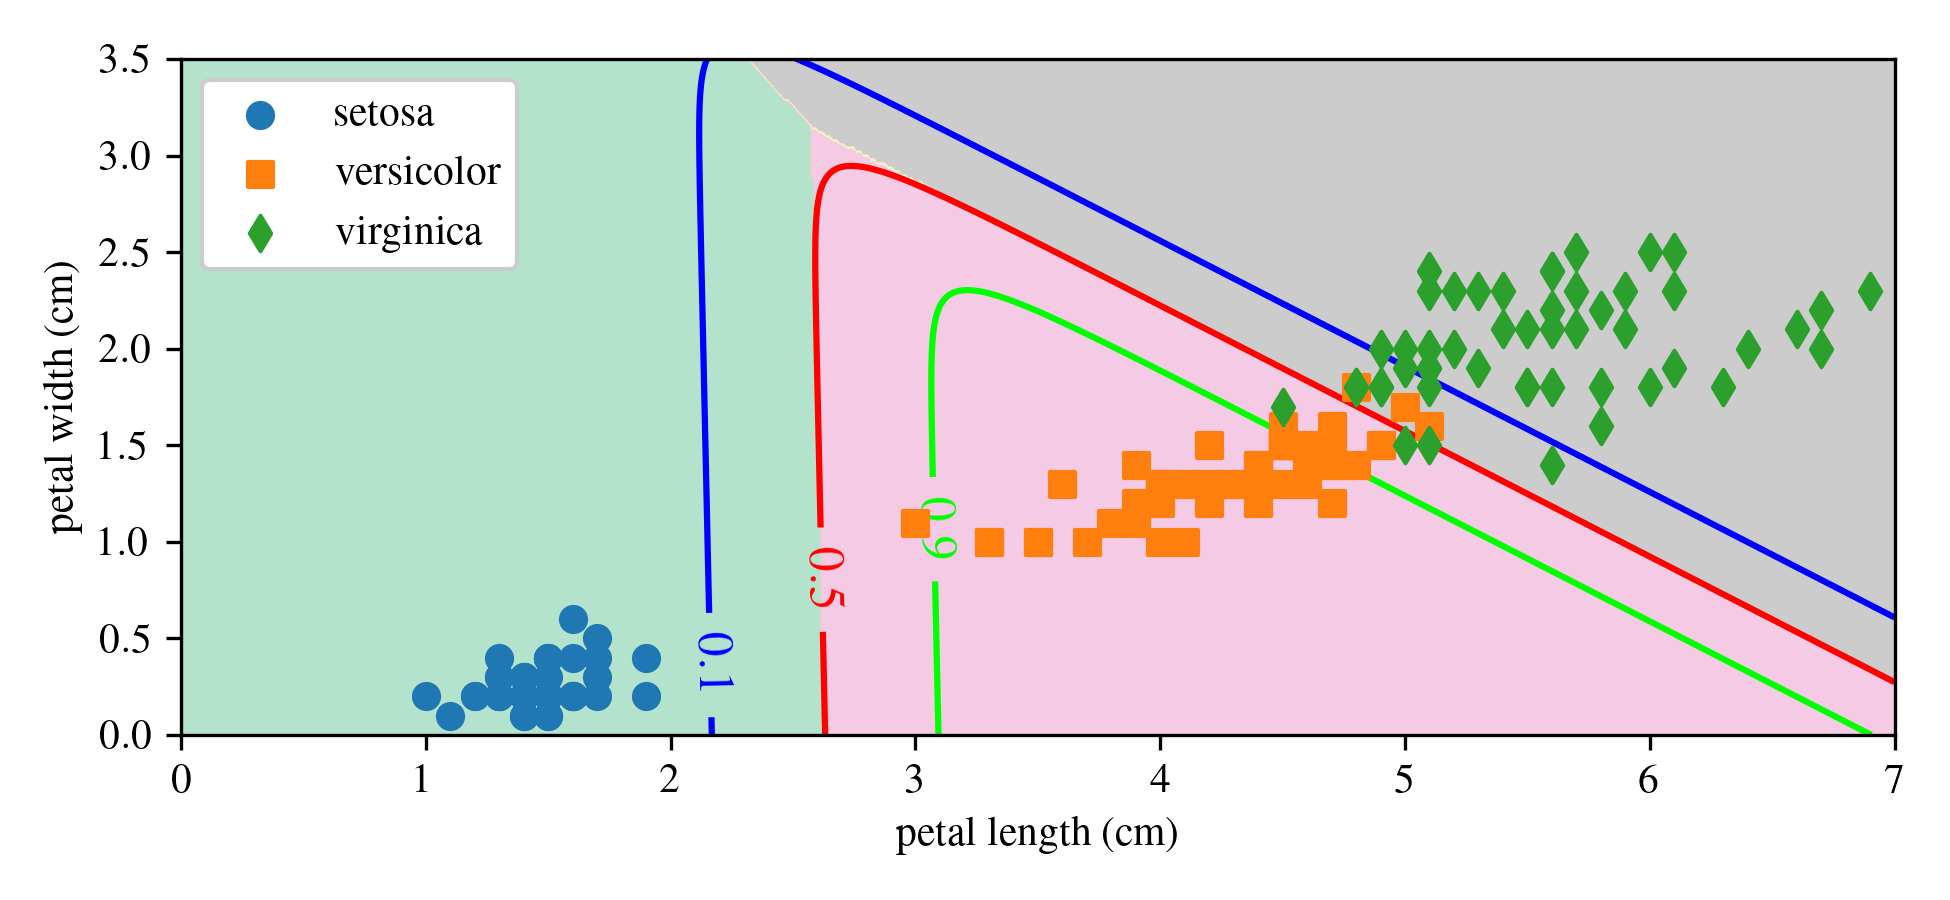

Here is the Python script that generated this plot:
#!/usr/bin/env python3
# -*- coding: utf-8 -*-

import IPython as IP
IP.get_ipython().run_line_magic('reset', '-sf')

#%% import modules and set default fonts and colors

"""
Default plot formatting code for Austin Downey's series of open-source notes/
books. This common header is used to set the fonts and format.

Header file last updated May 16, 2024
"""

import numpy as np
import scipy as sp
import matplotlib.pyplot as plt
import matplotlib as mpl


# set default fonts and plot colors
plt.rcParams.update({'text.usetex': True})
plt.rcParams.update({'image.cmap': 'viridis'})
plt.rcParams.update({'font.serif':['Times New Roman', 'Times', 'DejaVu Serif',
 'Bitstream Vera Serif', 'Computer Modern Roman', 'New Century Schoolbook',
 'Century Schoolbook L',  'Utopia', 'ITC Bookman', 'Bookman', 
 'Nimbus Roman No9 L', 'Palatino', 'Charter', 'serif']})
plt.rcParams.update({'font.family':'serif'})
plt.rcParams.update({'font.size': 10})
plt.rcParams.update({'mathtext.rm': 'serif'})
# I don't think I need this next line as its set to 'stixsans' above. 
plt.rcParams.update({'mathtext.fontset': 'custom'}) 
cc = plt.rcParams['axes.prop_cycle'].by_key()['color']
## End of plot formatting code

plt.close('all')

#%% Load special modules as needed
from scipy import fftpack, signal # have to add 
import sklearn as sk
import time as time
from sklearn import linear_model
from sklearn import pipeline
from sklearn import datasets
from sklearn import multiclass

cc = plt.rcParams['axes.prop_cycle'].by_key()['color'] 
plt.close('all')


#%% Load your data

# We will use the Iris data set.  This dataset was created by biologist Ronald
# Fisher in his 1936 paper "The use of multiple measurements in taxonomic 
# problems" as an example of linear discriminant analysis
iris = sk.datasets.load_iris()

# for simplicity, extract some of the data sets
X = iris['data'] # this contains the length of the pedals and sepals
Y = iris['target'] # contains what type of flower it is
Y_names = iris['target_names'] # contains the name that aligns with the type of the flower
feature_names = iris['feature_names'] # the names of the features

# plot the Sepal data
plt.figure(figsize=(6.5,3))
plt.subplot(121)
plt.grid(True)
plt.scatter(X[Y==0,0],X[Y==0,1],marker='o',zorder=10)
plt.scatter(X[Y==1,0],X[Y==1,1],marker='s',zorder=10)
plt.scatter(X[Y==2,0],X[Y==2,1],marker='d',zorder=10)
plt.xlabel(feature_names[0])
plt.ylabel(feature_names[1])

plt.subplot(122)
plt.grid(True)
plt.scatter(X[Y==0,2],X[Y==0,3],marker='o',label=Y_names[0],zorder=10)
plt.scatter(X[Y==1,2],X[Y==1,3],marker='s',label=Y_names[1],zorder=10)
plt.scatter(X[Y==2,2],X[Y==2,3],marker='d',label=Y_names[2],zorder=10)
plt.xlabel(feature_names[2])
plt.ylabel(feature_names[3])
plt.legend(framealpha=1)
plt.tight_layout()


#%% Softmax Regression

# build the training and target set.
X_train = X[:, (2, 3)]  # petal length, petal width
y_train = Y

# build and train the softmax model
softmax_reg = sk.linear_model.LogisticRegression(multi_class="multinomial",
        solver="lbfgs", C=10)
softmax_reg.fit(X_train, y_train)


# build the x values for the predictions over the entire "pedal space"
x_grid, y_grid = np.meshgrid(
        np.linspace(0, 7, 500),
        np.linspace(0, 4, 200),
    )
X_new = np.vstack((x_grid.reshape(-1), y_grid.reshape(-1))).T # build a vector format of the mesh grid

# predict on the vectorized format
y_predict = softmax_reg.predict(X_new)
y_proba = softmax_reg.predict_proba(X_new)


# convert back to meshgrid shape for plotting
zz_predict = y_predict.reshape(x_grid.shape)
zz_proba = y_proba[:, 1].reshape(x_grid.shape) # the selected column selects the probability that the data falls within this class. 

# plot the 2D "pedal space"
plt.figure(figsize=(6.5, 3))
plt.scatter(X[Y==0,2],X[Y==0,3],marker='o',label=Y_names[0],zorder=10)
plt.scatter(X[Y==1,2],X[Y==1,3],marker='s',label=Y_names[1],zorder=10)
plt.scatter(X[Y==2,2],X[Y==2,3],marker='d',label=Y_names[2],zorder=10)
plt.contourf(x_grid, y_grid, zz_predict, cmap='Pastel2')
contour = plt.contour(x_grid, y_grid, zz_proba, [0.100,0.5,0.900], cmap=plt.cm.brg)
plt.clabel(contour, inline=1, fontsize=12)
plt.xlabel(feature_names[2])
plt.ylabel(feature_names[3])
plt.legend(framealpha=1,loc=2)
plt.axis([0, 7, 0, 3.5])
plt.tight_layout()
plt.savefig('softmax_classification',dpi=300)

















